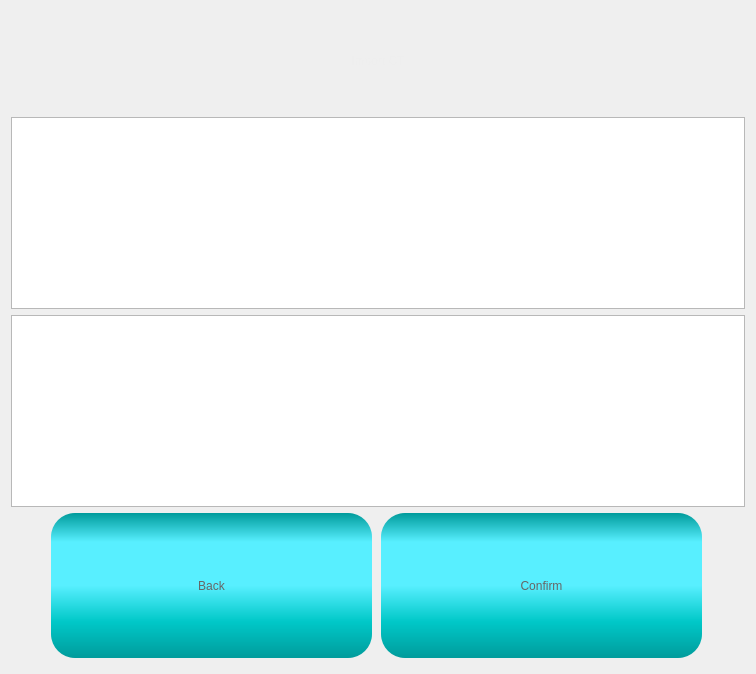
          <widget class="QWidget" name="pgDicomList">
           <layout class="QGridLayout" name="gridLayout_12">
            <item row="0" column="0">
             <widget class="QLabel" name="label_title_6">
              <property name="minimumSize">
               <size>
                <width>0</width>
                <height>100</height>
               </size>
              </property>
              <property name="maximumSize">
               <size>
                <width>16777215</width>
                <height>100</height>
               </size>
              </property>
              <property name="styleSheet">
               <string notr="true">	color:#eeeeee;
	font: 64pt &quot;Cascadia Code SemiBold&quot;;
	padding:0px;
	margin:0px;</string>
              </property>
              <property name="text">
               <string>Import CT</string>
              </property>
              <property name="alignment">
               <set>Qt::AlignCenter</set>
              </property>
             </widget>
            </item>
            <item row="1" column="0">
             <widget class="QTreeView" name="treeDicomFilter">
              <property name="maximumSize">
               <size>
                <width>16777215</width>
                <height>200</height>
               </size>
              </property>
              <property name="styleSheet">
               <string notr="true">font: 12pt &quot;Arial&quot;;</string>
              </property>
             </widget>
            </item>
            <item row="2" column="0">
             <widget class="QTreeView" name="treeDicom">
              <property name="styleSheet">
               <string notr="true">font: 12pt &quot;Arial&quot;;</string>
              </property>
             </widget>
            </item>
            <item row="3" column="0">
             <layout class="QHBoxLayout" name="horizontalLayout_12">
              <item>
               <spacer name="horizontalSpacer_29">
                <property name="orientation">
                 <enum>Qt::Horizontal</enum>
                </property>
                <property name="sizeHint" stdset="0">
                 <size>
                  <width>40</width>
                  <height>20</height>
                 </size>
                </property>
               </spacer>
              </item>
              <item>
               <widget class="QPushButton" name="pushButton_7">
                <property name="sizePolicy">
                 <sizepolicy hsizetype="Minimum" vsizetype="Fixed">
                  <horstretch>0</horstretch>
                  <verstretch>0</verstretch>
                 </sizepolicy>
                </property>
                <property name="minimumSize">
                 <size>
                  <width>324</width>
                  <height>150</height>
                 </size>
                </property>
                <property name="maximumSize">
                 <size>
                  <width>324</width>
                  <height>16777215</height>
                 </size>
                </property>
                <property name="styleSheet">
                 <string notr="true">QPushButton{
font: 48pt &quot;Arial&quot;;
color:#666666;
border-radius:24px;
background-color: qlineargradient(spread:pad, x1:0, y1:0, x2:0, y2:1, stop:0 rgba(0, 155, 155, 255), stop:0.2 rgba(88, 239, 255, 255), stop:0.5 rgba(88, 239, 255, 255), stop:0.75 rgba(0, 200, 200, 255),  stop:1 rgba(0, 155, 155, 255));
padding: 0px 20px;
margin-bottom:5px;
margin-right:3px;
}

QPushButton:hover{
color:#aa3333;
background-color: qlineargradient(spread:pad, x1:0, y1:0, x2:0, y2:1, stop:0 rgba(50, 155, 155, 255), stop:0.2 rgba(150, 239, 255, 255), stop:0.5 rgba(150, 239, 255, 255), stop:0.75 rgba(50, 200, 200, 255),  stop:1 rgba(50, 155, 155, 255));
}

QPushButton:pressed{
margin-top:5px;
margin-bottom:0px;
margin-left:3px;
margin-right:0px;
}</string>
                </property>
                <property name="text">
                 <string>Back</string>
                </property>
               </widget>
              </item>
              <item>
               <widget class="QPushButton" name="btnImport">
                <property name="sizePolicy">
                 <sizepolicy hsizetype="Maximum" vsizetype="Fixed">
                  <horstretch>0</horstretch>
                  <verstretch>0</verstretch>
                 </sizepolicy>
                </property>
                <property name="minimumSize">
                 <size>
                  <width>324</width>
                  <height>150</height>
                 </size>
                </property>
                <property name="styleSheet">
                 <string notr="true">QPushButton{
font: 48pt &quot;Arial&quot;;
color:#666666;
border-radius:24px;
background-color: qlineargradient(spread:pad, x1:0, y1:0, x2:0, y2:1, stop:0 rgba(0, 155, 155, 255), stop:0.2 rgba(88, 239, 255, 255), stop:0.5 rgba(88, 239, 255, 255), stop:0.75 rgba(0, 200, 200, 255),  stop:1 rgba(0, 155, 155, 255));
padding: 0px 20px;
margin-bottom:5px;
margin-right:3px;
}

QPushButton:hover{
color:#aa3333;
background-color: qlineargradient(spread:pad, x1:0, y1:0, x2:0, y2:1, stop:0 rgba(50, 155, 155, 255), stop:0.2 rgba(150, 239, 255, 255), stop:0.5 rgba(150, 239, 255, 255), stop:0.75 rgba(50, 200, 200, 255),  stop:1 rgba(50, 155, 155, 255));
}

QPushButton:pressed{
margin-top:5px;
margin-bottom:0px;
margin-left:3px;
margin-right:0px;
}</string>
                </property>
                <property name="text">
                 <string>Confirm</string>
                </property>
               </widget>
              </item>
              <item>
               <spacer name="horizontalSpacer_30">
                <property name="orientation">
                 <enum>Qt::Horizontal</enum>
                </property>
                <property name="sizeHint" stdset="0">
                 <size>
                  <width>40</width>
                  <height>20</height>
                 </size>
                </property>
               </spacer>
              </item>
             </layout>
            </item>
           </layout>
          </widget>
